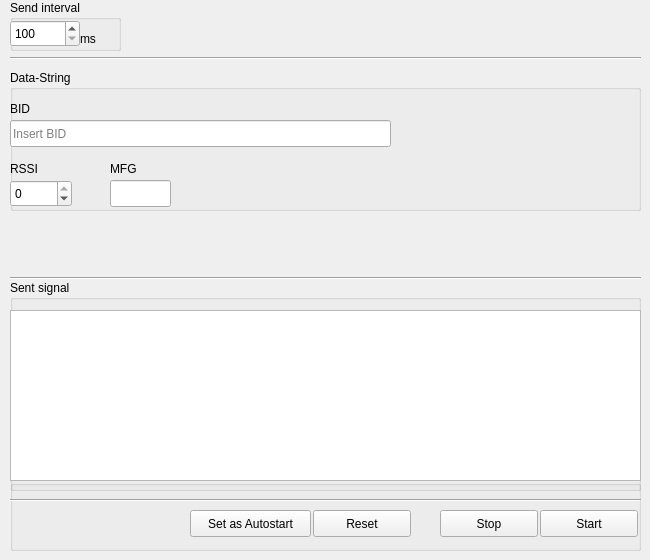
     <widget class="QWidget" name="tab_2">
      <attribute name="title">
       <string>AltBeaon</string>
      </attribute>
      <widget class="QGroupBox" name="abrssbutton">
       <property name="geometry">
        <rect>
         <x>10</x>
         <y>480</y>
         <width>631</width>
         <height>71</height>
        </rect>
       </property>
       <property name="title">
        <string/>
       </property>
       <widget class="QPushButton" name="abstop">
        <property name="geometry">
         <rect>
          <x>430</x>
          <y>30</y>
          <width>98</width>
          <height>27</height>
         </rect>
        </property>
        <property name="text">
         <string>Stop</string>
        </property>
       </widget>
       <widget class="QPushButton" name="abstart">
        <property name="geometry">
         <rect>
          <x>530</x>
          <y>30</y>
          <width>98</width>
          <height>27</height>
         </rect>
        </property>
        <property name="text">
         <string>Start</string>
        </property>
       </widget>
       <widget class="QPushButton" name="abreset">
        <property name="geometry">
         <rect>
          <x>303</x>
          <y>30</y>
          <width>98</width>
          <height>27</height>
         </rect>
        </property>
        <property name="text">
         <string>Reset</string>
        </property>
       </widget>
       <widget class="QPushButton" name="absetasautostart">
        <property name="geometry">
         <rect>
          <x>180</x>
          <y>30</y>
          <width>121</width>
          <height>27</height>
         </rect>
        </property>
        <property name="text">
         <string>Set as Autostart</string>
        </property>
       </widget>
       <widget class="Line" name="line_9">
        <property name="geometry">
         <rect>
          <x>0</x>
          <y>10</y>
          <width>631</width>
          <height>20</height>
         </rect>
        </property>
        <property name="orientation">
         <enum>Qt::Horizontal</enum>
        </property>
       </widget>
      </widget>
      <widget class="QGroupBox" name="groupBox_10">
       <property name="geometry">
        <rect>
         <x>10</x>
         <y>0</y>
         <width>111</width>
         <height>51</height>
        </rect>
       </property>
       <property name="title">
        <string>Send interval</string>
       </property>
       <widget class="QLabel" name="label_7">
        <property name="geometry">
         <rect>
          <x>70</x>
          <y>30</y>
          <width>21</width>
          <height>17</height>
         </rect>
        </property>
        <property name="text">
         <string>ms</string>
        </property>
       </widget>
       <widget class="QDoubleSpinBox" name="absendeintervall">
        <property name="geometry">
         <rect>
          <x>0</x>
          <y>20</y>
          <width>70</width>
          <height>27</height>
         </rect>
        </property>
        <property name="decimals">
         <number>0</number>
        </property>
        <property name="minimum">
         <double>100.000000000000000</double>
        </property>
        <property name="maximum">
         <double>2000.000000000000000</double>
        </property>
        <property name="singleStep">
         <double>1.000000000000000</double>
        </property>
       </widget>
      </widget>
      <widget class="QGroupBox" name="groupBox_13">
       <property name="geometry">
        <rect>
         <x>10</x>
         <y>280</y>
         <width>631</width>
         <height>211</height>
        </rect>
       </property>
       <property name="title">
        <string>Sent signal</string>
       </property>
       <widget class="QTextBrowser" name="abgesendetessignal">
        <property name="geometry">
         <rect>
          <x>0</x>
          <y>30</y>
          <width>631</width>
          <height>171</height>
         </rect>
        </property>
       </widget>
      </widget>
      <widget class="QGroupBox" name="groupBox_14">
       <property name="geometry">
        <rect>
         <x>10</x>
         <y>70</y>
         <width>631</width>
         <height>141</height>
        </rect>
       </property>
       <property name="title">
        <string>Data-String</string>
       </property>
       <widget class="QLabel" name="label_12">
        <property name="geometry">
         <rect>
          <x>0</x>
          <y>30</y>
          <width>141</width>
          <height>17</height>
         </rect>
        </property>
        <property name="text">
         <string>BID</string>
        </property>
       </widget>
       <widget class="QLineEdit" name="abaktuellerdatastring">
        <property name="geometry">
         <rect>
          <x>0</x>
          <y>50</y>
          <width>381</width>
          <height>27</height>
         </rect>
        </property>
        <property name="text">
         <string/>
        </property>
        <property name="maxLength">
         <number>40</number>
        </property>
        <property name="frame">
         <bool>true</bool>
        </property>
        <property name="placeholderText">
         <string>Insert BID</string>
        </property>
       </widget>
       <widget class="QDoubleSpinBox" name="abrssi">
        <property name="geometry">
         <rect>
          <x>0</x>
          <y>110</y>
          <width>62</width>
          <height>27</height>
         </rect>
        </property>
        <property name="decimals">
         <number>0</number>
        </property>
        <property name="minimum">
         <double>-100.000000000000000</double>
        </property>
        <property name="maximum">
         <double>0.000000000000000</double>
        </property>
       </widget>
       <widget class="QLabel" name="label_15">
        <property name="geometry">
         <rect>
          <x>0</x>
          <y>90</y>
          <width>31</width>
          <height>17</height>
         </rect>
        </property>
        <property name="text">
         <string>RSSI</string>
        </property>
       </widget>
       <widget class="QLineEdit" name="abmfg">
        <property name="geometry">
         <rect>
          <x>100</x>
          <y>110</y>
          <width>61</width>
          <height>27</height>
         </rect>
        </property>
        <property name="text">
         <string/>
        </property>
        <property name="maxLength">
         <number>2</number>
        </property>
        <property name="frame">
         <bool>true</bool>
        </property>
        <property name="placeholderText">
         <string/>
        </property>
       </widget>
       <widget class="QLabel" name="label_20">
        <property name="geometry">
         <rect>
          <x>100</x>
          <y>90</y>
          <width>41</width>
          <height>17</height>
         </rect>
        </property>
        <property name="text">
         <string>MFG</string>
        </property>
       </widget>
       <widget class="QLabel" name="label_3">
        <property name="geometry">
         <rect>
          <x>510</x>
          <y>0</y>
          <width>121</width>
          <height>111</height>
         </rect>
        </property>
        <property name="text">
         <string/>
        </property>
        <property name="pixmap">
         <pixmap resource="../../logos/qtres.qrc">:/logos/altbeacon_120.png</pixmap>
        </property>
       </widget>
      </widget>
      <widget class="Line" name="line_4">
       <property name="geometry">
        <rect>
         <x>10</x>
         <y>50</y>
         <width>631</width>
         <height>16</height>
        </rect>
       </property>
       <property name="orientation">
        <enum>Qt::Horizontal</enum>
       </property>
      </widget>
      <widget class="Line" name="line_5">
       <property name="geometry">
        <rect>
         <x>10</x>
         <y>270</y>
         <width>631</width>
         <height>16</height>
        </rect>
       </property>
       <property name="orientation">
        <enum>Qt::Horizontal</enum>
       </property>
      </widget>
     </widget>
